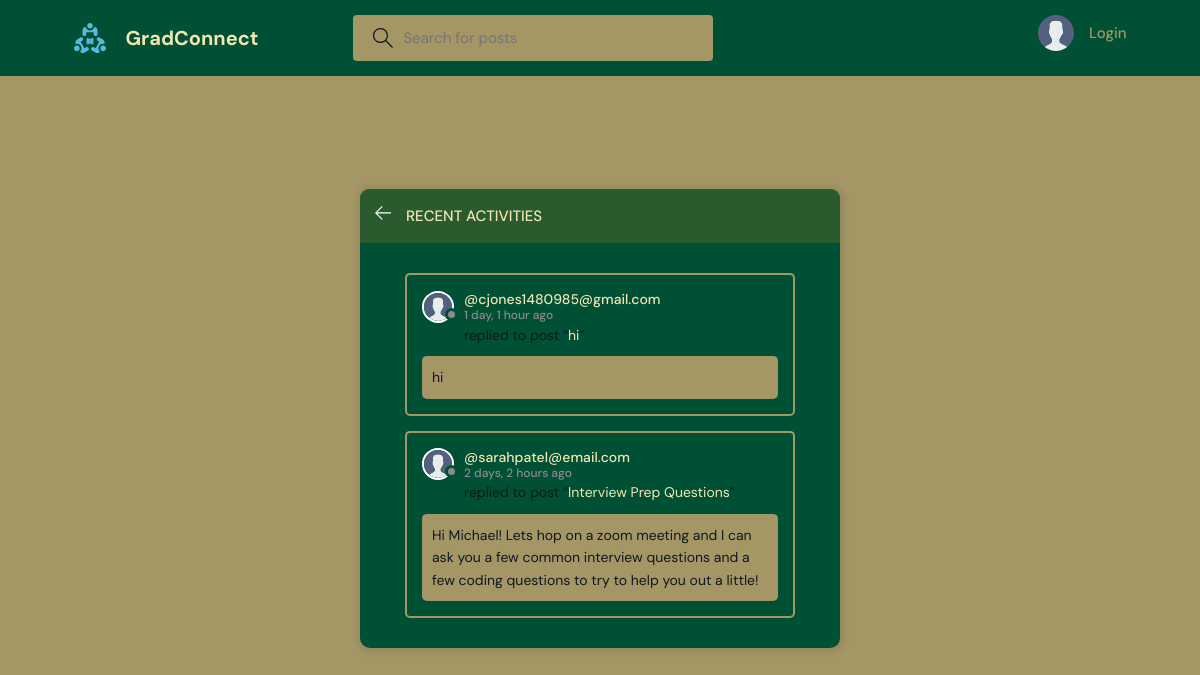
/activity/, run on an earlier commit of the app's database.
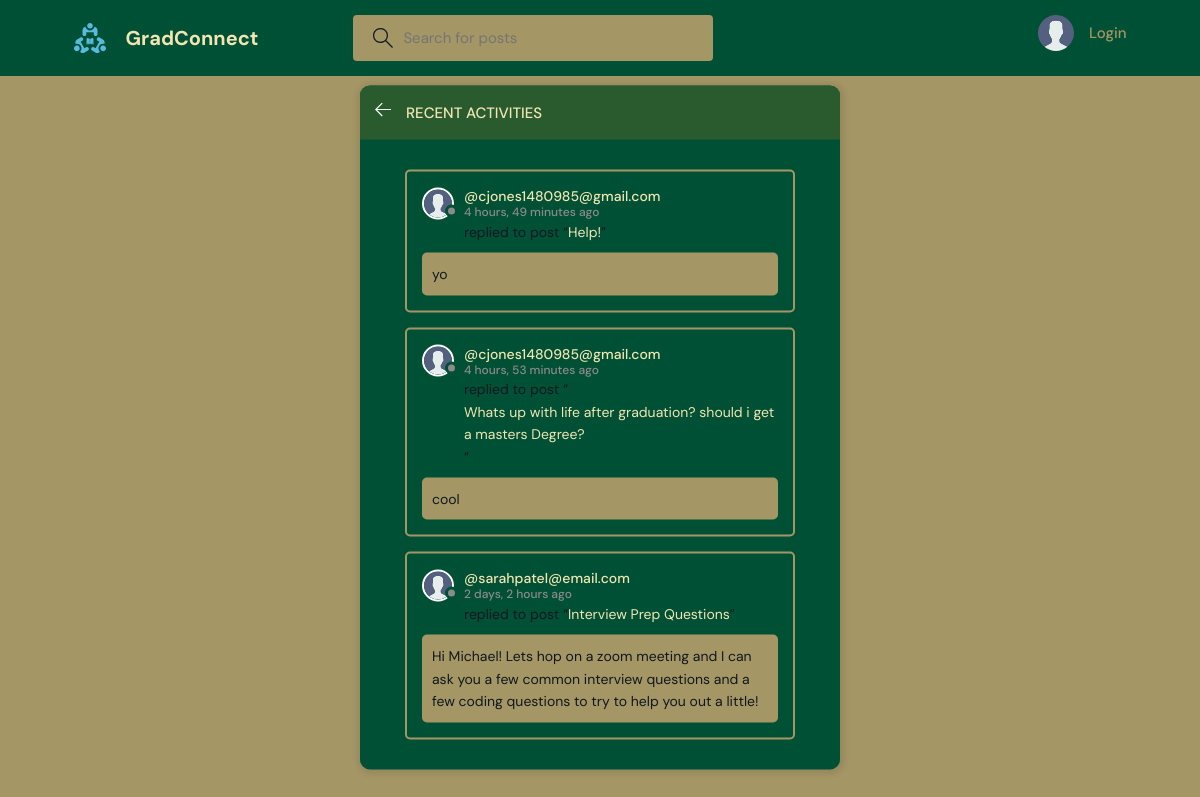
And on a later commit of the database.
### base/models.py (models this page shows, shortened)
class Message(models.Model):
    user = models.ForeignKey(User, on_delete=models.CASCADE)
    room = models.ForeignKey(Room, on_delete=models.CASCADE)
    body = models.TextField()
    updated = models.DateTimeField(auto_now=True)
    created = models.DateTimeField(auto_now_add=True)
    class Meta:
        ordering = ['-updated', '-created']

class User(AbstractUser):
    name = models.CharField(max_length=200, null=True)
    email = models.EmailField(unique=True, null=True)
    bio = models.TextField(null=True)
    avatar = models.ImageField(null=True, default="avatar.svg")
    USERNAME_FIELD = 'email'
    REQUIRED_FIELDS = ['username']

class Room(models.Model):
    host = models.ForeignKey(User, on_delete=models.SET_NULL, null=True)
    topic = models.ForeignKey(Topic, on_delete=models.SET_NULL, null=True)
    name = models.CharField(max_length=200)
    description = models.TextField(null=True, blank=True)
    participants = models.ManyToManyField(
        User, related_name='participants', blank=True)
    updated = models.DateTimeField(auto_now=True)
    created = models.DateTimeField(auto_now_add=True)
    class Meta:
        ordering = ['-updated', '-created']
    def __str__(self):
        return self.name

### base/views.py (the view)
# urls.py: path('activity/', views.activityPage, name="activity"),
def activityPage(request):
    room_messages = Message.objects.all()
    return render(request, 'base/activity.html', {'room_messages': room_messages})

### base/templates/base/activity.html (shortened to what this page needs)
{% extends 'main.html' %}
{% block content %}
<main class="layout">
  <div class="container">
    <div class="layout__box">
      <div class="layout__boxHeader">
        <div class="layout__boxTitle">
          <a href="{% url 'home' %}">
            <svg version="1.1" xmlns="http://www.w3.org/2000/svg" width="32" height="32" viewBox="0 0 32 32">
              <title>arrow-left</title>
              <path
                d="M13.723 2.286l-13.723 13.714 13.719 13.714 1.616-1.611-10.96-10.96h27.625v-2.286h-27.625l10.965-10.965-1.616-1.607z">
              </path>
              </path>
            </svg>
          </a>
          <h3>Recent Activities</h3>
        </div>
      </div>
      <div class="activities-page layout__body">
        {% for message in room_messages %}
        <div class="activities__box">
          <div class="activities__boxHeader roomListRoom__header">
            <a href="{% url 'user-profile' message.user.id %}" class="roomListRoom__author">
              <div class="avatar avatar--small">
                <img src="{{message.user.avatar.url}}" />
              </div>
              <p>
                @{{message.user}}
                <span>{{message.created|timesince}} ago</span>
              </p>
            </a>
          </div>
          <div class="activities__boxContent">
            <p>replied to post “<a href="{% url 'room' message.room.id %}">{{message.room}}</a>”</p>
            <div class="activities__boxRoomContent">
              {{message.body}}
            </div>
          </div>
        </div>
        {% endfor %}
      </div>
    </div>
  </div>
</main>
{% endblock content %}

What changed in the data, as far as the page shows it:
removed Message: user.avatar (placeholder picture), user "cjones1480985@gmail.com", created "1 day, 1 hour", room "hi", body "hi"
added Message: user.avatar (placeholder picture), user "cjones1480985@gmail.com", created "4 hours, 49 minutes", room "Help!", body "yo"
added Message: user.avatar (placeholder picture), user "cjones1480985@gmail.com", created "4 hours, 53 minutes", room "Whats up with life after graduation? should i get a masters Degree?", body "cool"
